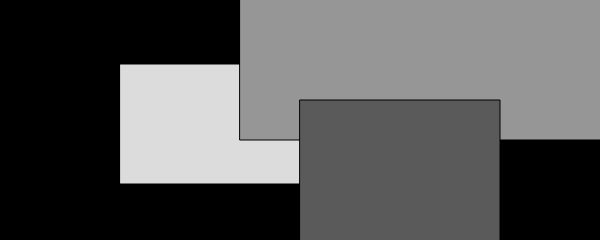
Frame 1 (no input)
Frame 60 (no input): identical to frame 1, image omitted
Frame 120 (the mouse pressed at the canvas centre since frame 60): identical to frame 1, image omitted

The p5.js sketch that drew this single still picture (run headless with seeded random() and noise() and a simulated clock; from frame 60 on, the mouse is pressed at the canvas centre):

// p5.js sketch
// ── sketch.js
function setup() {
	createCanvas(600, 240);
	background(0); // 黑色背景
}
function draw() {
	fill(220); // 填充浅灰色
	rect(120, 64, 200, 120); // 浅灰色矩形
	fill(150); // 填充中灰色
	rect(240, -60, 400, 200); // 中灰色矩形
	fill(90); // 填充深灰色
	rect(300, 100, 200, 200); // 深灰色矩形
}
